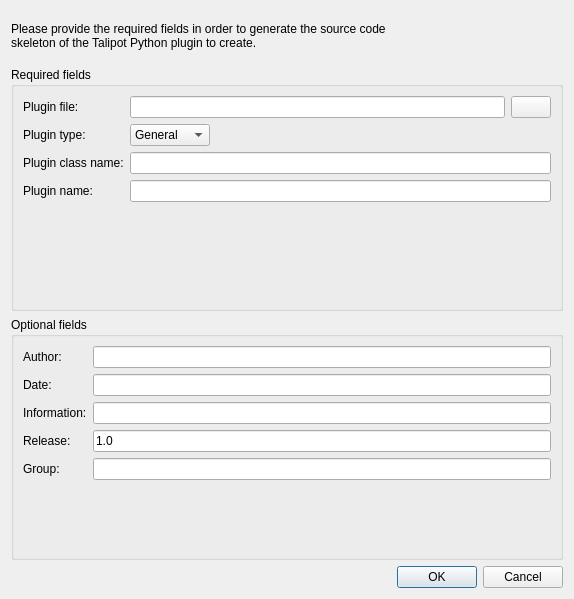
<?xml version="1.0" encoding="UTF-8"?>
<ui version="4.0">
 <class>PythonPluginCreationDialog</class>
 <widget class="QDialog" name="PythonPluginCreationDialog">
  <property name="windowModality">
   <enum>Qt::WindowModal</enum>
  </property>
  <property name="geometry">
   <rect>
    <x>0</x>
    <y>0</y>
    <width>574</width>
    <height>599</height>
   </rect>
  </property>
  <property name="windowTitle">
   <string>Talipot Python plugin creation</string>
  </property>
  <layout class="QVBoxLayout" name="verticalLayout">
   <item>
    <widget class="QLabel" name="label_10">
     <property name="maximumSize">
      <size>
       <width>16777215</width>
       <height>50</height>
      </size>
     </property>
     <property name="text">
      <string>Please provide the required fields in order to generate the source code
skeleton of the Talipot Python plugin to create.</string>
     </property>
    </widget>
   </item>
   <item>
    <widget class="QGroupBox" name="groupBox">
     <property name="title">
      <string>Required fields</string>
     </property>
     <layout class="QFormLayout" name="formLayout_2">
      <property name="fieldGrowthPolicy">
       <enum>QFormLayout::ExpandingFieldsGrow</enum>
      </property>
      <item row="0" column="0">
       <widget class="QLabel" name="label">
        <property name="toolTip">
         <string>the path to the file where the plugin source code will be saved</string>
        </property>
        <property name="text">
         <string>Plugin file: </string>
        </property>
       </widget>
      </item>
      <item row="0" column="1">
       <layout class="QHBoxLayout" name="horizontalLayout">
        <item>
         <widget class="QLineEdit" name="pluginFileName"/>
        </item>
        <item>
         <widget class="QPushButton" name="browseButton">
          <property name="text">
           <string/>
          </property>
         </widget>
        </item>
       </layout>
      </item>
      <item row="1" column="0">
       <widget class="QLabel" name="label_3">
        <property name="toolTip">
         <string>The type of plugin to create</string>
        </property>
        <property name="text">
         <string>Plugin type: </string>
        </property>
       </widget>
      </item>
      <item row="1" column="1">
       <widget class="QComboBox" name="pluginType">
        <item>
         <property name="text">
          <string>General</string>
         </property>
        </item>
        <item>
         <property name="text">
          <string>Layout</string>
         </property>
        </item>
        <item>
         <property name="text">
          <string>Size</string>
         </property>
        </item>
        <item>
         <property name="text">
          <string>Measure</string>
         </property>
        </item>
        <item>
         <property name="text">
          <string>Color</string>
         </property>
        </item>
        <item>
         <property name="text">
          <string>Selection</string>
         </property>
        </item>
        <item>
         <property name="text">
          <string>Import</string>
         </property>
        </item>
        <item>
         <property name="text">
          <string>Export</string>
         </property>
        </item>
       </widget>
      </item>
      <item row="2" column="0">
       <widget class="QLabel" name="label_2">
        <property name="toolTip">
         <string>The name of the Python plugin class</string>
        </property>
        <property name="text">
         <string>Plugin class name:</string>
        </property>
       </widget>
      </item>
      <item row="2" column="1">
       <widget class="QLineEdit" name="pluginClassName"/>
      </item>
      <item row="3" column="0">
       <widget class="QLabel" name="label_4">
        <property name="toolTip">
         <string>The name of the plugin as it will appear in the interface</string>
        </property>
        <property name="text">
         <string>Plugin name:</string>
        </property>
       </widget>
      </item>
      <item row="3" column="1">
       <widget class="QLineEdit" name="pluginName"/>
      </item>
     </layout>
    </widget>
   </item>
   <item>
    <widget class="QGroupBox" name="groupBox_2">
     <property name="title">
      <string>Optional fields</string>
     </property>
     <layout class="QFormLayout" name="formLayout">
      <item row="0" column="0">
       <widget class="QLabel" name="label_5">
        <property name="toolTip">
         <string>The name of the plugin's author</string>
        </property>
        <property name="text">
         <string>Author:</string>
        </property>
       </widget>
      </item>
      <item row="0" column="1">
       <widget class="QLineEdit" name="author"/>
      </item>
      <item row="1" column="0">
       <widget class="QLabel" name="label_6">
        <property name="toolTip">
         <string>The creation date of the plugin</string>
        </property>
        <property name="text">
         <string>Date:</string>
        </property>
       </widget>
      </item>
      <item row="1" column="1">
       <widget class="QLineEdit" name="date"/>
      </item>
      <item row="2" column="0">
       <widget class="QLabel" name="label_7">
        <property name="toolTip">
         <string>Some information about the plugin</string>
        </property>
        <property name="text">
         <string>Information:</string>
        </property>
       </widget>
      </item>
      <item row="2" column="1">
       <widget class="QLineEdit" name="info"/>
      </item>
      <item row="3" column="0">
       <widget class="QLabel" name="label_8">
        <property name="toolTip">
         <string>The version number of the plugin</string>
        </property>
        <property name="text">
         <string>Release:</string>
        </property>
       </widget>
      </item>
      <item row="3" column="1">
       <widget class="QLineEdit" name="release">
        <property name="text">
         <string>1.0</string>
        </property>
       </widget>
      </item>
      <item row="4" column="0">
       <widget class="QLabel" name="label_9">
        <property name="toolTip">
         <string>The plugin can be added to a group (will appear in a sub-menu in the interface)</string>
        </property>
        <property name="text">
         <string>Group: </string>
        </property>
       </widget>
      </item>
      <item row="4" column="1">
       <widget class="QLineEdit" name="group"/>
      </item>
     </layout>
    </widget>
   </item>
   <item>
    <widget class="QDialogButtonBox" name="buttonBox">
     <property name="standardButtons">
      <set>QDialogButtonBox::Cancel|QDialogButtonBox::Ok</set>
     </property>
    </widget>
   </item>
  </layout>
 </widget>
 <resources>
  <include location="../../../software/talipot/resources/TalipotApp.qrc"/>
 </resources>
 <connections>
  <connection>
   <sender>buttonBox</sender>
   <signal>accepted()</signal>
   <receiver>PythonPluginCreationDialog</receiver>
   <slot>accept()</slot>
   <hints>
    <hint type="sourcelabel">
     <x>286</x>
     <y>556</y>
    </hint>
    <hint type="destinationlabel">
     <x>286</x>
     <y>290</y>
    </hint>
   </hints>
  </connection>
  <connection>
   <sender>buttonBox</sender>
   <signal>rejected()</signal>
   <receiver>PythonPluginCreationDialog</receiver>
   <slot>reject()</slot>
   <hints>
    <hint type="sourcelabel">
     <x>286</x>
     <y>556</y>
    </hint>
    <hint type="destinationlabel">
     <x>286</x>
     <y>290</y>
    </hint>
   </hints>
  </connection>
 </connections>
</ui>
